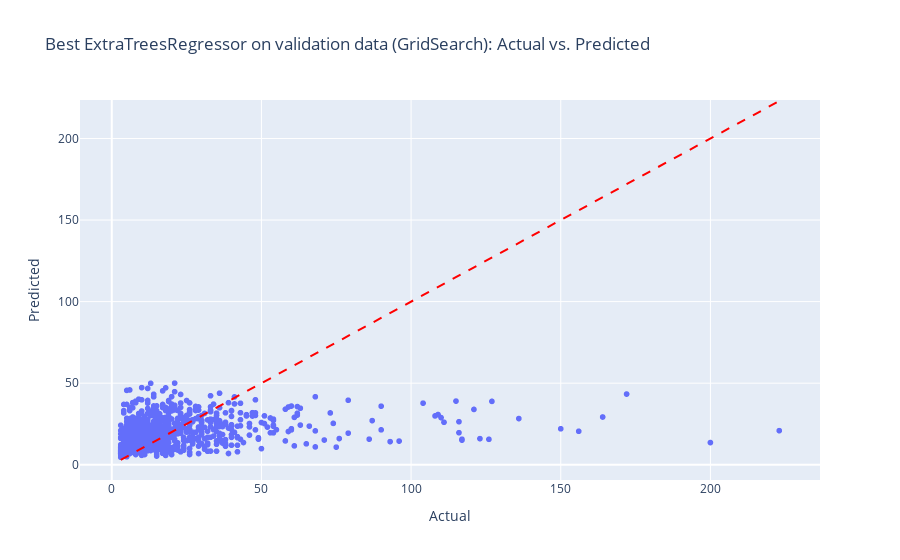

The code cell stored with this chart in its notebook:
### Markdown cell above
## Hyperparamtertuning for ExtraTreesRegressor

### Code cell
from sklearn.model_selection import GridSearchCV

# Use the best parameters as the center of the grid
param_grid_et_refined = {
    'n_estimators': [220, 250, 280],  # Around 200
    'max_depth': [35, 40, 45],        # Around 50
    'min_samples_split': [7, 8, 9], # Around 10
    'min_samples_leaf': [4, 5, 6],    # Around 4
    'bootstrap': [True]               # Keep as True based on RandomizedSearch result
}

# Initialize GridSearchCV for ExtraTreesRegressor
grid_search_et = GridSearchCV(
    estimator=ExtraTreesRegressor(random_state=42),
    param_grid=param_grid_et_refined,
    cv=5,  # 5-fold cross-validation
    scoring='neg_root_mean_squared_error',
    verbose=2,
    n_jobs=-1  # Use all available cores
)

# Fit the grid search model on the full feature set (X_train_full)
grid_search_et.fit(X_train_full, y_train)

# Best hyperparameters from GridSearch
print(f"Best Hyperparameters from GridSearch: {grid_search_et.best_params_}")

# Best RMSE score from GridSearch
best_rmse_grid = -grid_search_et.best_score_
print(f"Best RMSE Score from GridSearch: {best_rmse_grid:.3f}")

# After finding the best model, use it to predict on the validation set
best_et_model_grid = grid_search_et.best_estimator_

# Predict on the validation set (with full features)
y_val_pred_best_et_grid = best_et_model_grid.predict(X_val_full)

# Calculate RMSE for the full feature set
rmse_best_et_grid = root_mean_squared_error(y_val, y_val_pred_best_et_grid)
print(f"RMSE on Validation Set with Full Features (GridSearch): {rmse_best_et_grid:.3f}")

# Visualize actual vs predicted values
plot_actual_vs_pred(y_val, y_val_pred_best_et_grid, "Best ExtraTreesRegressor on validation data (GridSearch)")

### Figure 1 — Plotly figure (JSON) as saved in the notebook; plotly's stock layout.template omitted (floating-point values rounded to 4 significant figures; data arrays with more than 128 entries replaced by an {"elided": "..."} marker saying what was removed)
{"data": [{"hovertemplate": "Actual=%{x}<br>Predicted=%{y}<extra></extra>", "legendgroup": "", "marker": {"color": "#636efa", "symbol": "circle"}, "mode": "markers", "name": "", "showlegend": false, "type": "scattergl", "x": {"elided": "1160 int values"}, "xaxis": "x", "y": {"elided": "1160 float values"}, "yaxis": "y"}], "layout": {"legend": {"tracegroupgap": 0}, "shapes": [{"line": {"color": "Red", "dash": "dash"}, "type": "line", "x0": 3, "x1": 223, "y0": 3, "y1": 223}], "title": {"text": "Best ExtraTreesRegressor on validation data (GridSearch): Actual vs. Predicted"}, "xaxis": {"anchor": "y", "domain": [0, 1], "title": {"text": "Actual"}}, "yaxis": {"anchor": "x", "domain": [0, 1], "title": {"text": "Predicted"}}}}
